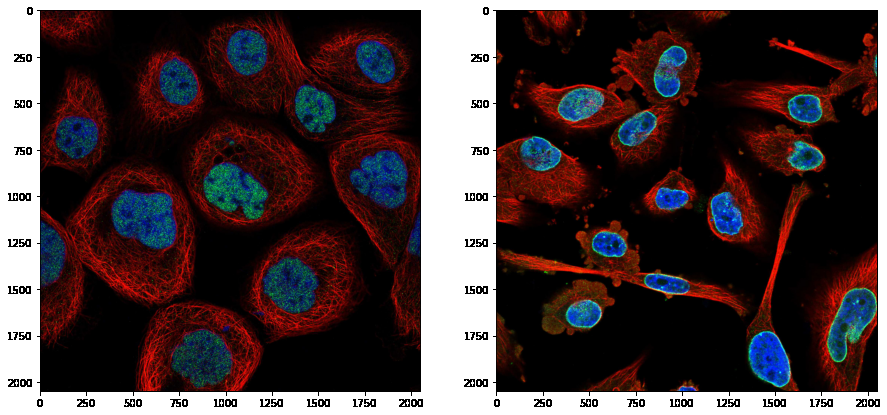
#> input picture assets/witz/fluorescence-examples.png, 887 x 415 px
$ python -i segmentation.py   (imports and definitions only)
#> lines starting #> are read from the running program, lines starting #| are printed output that depends on the picture; after the words box and inside, x2 and y2 are one past the last pixel; in counts of white or black regions, pixels touching at a corner belong together
"""Classical *candidate* object segmentation for A02, not a cell-identity model.

No display normalization, hard-coded pixel size, biological replicates or magic
"accuracy" claims. Caller supplies a 2-D scientific array. All parameters are
explicit so training/holdout use the exact same algorithm.
"""
from __future__ import annotations

from dataclasses import asdict, dataclass

import numpy as np
from scipy import ndimage as ndi
from skimage import feature, filters, measure, morphology, segmentation


@dataclass(frozen=True)
class SegmentConfig:
    method: str = "otsu"                 # "otsu", "local", "manual"
    manual_threshold: float | None = None
    local_block_size: int = 31          # odd, >=3; only for "local"
    gaussian_sigma: float = 1.0
    min_area: int = 20
    opening_radius: int = 0
    closing_radius: int = 1
    foreground: str = "bright"         # "bright" or "dark"
    separate_touching: bool = False
    peak_min_distance: int = 5
    clear_border: bool = False


def _validated_config(config: SegmentConfig, shape: tuple[int, int]) -> None:
    if config.method not in ("otsu", "local", "manual"):
        raise ValueError("method must be otsu, local or manual")
    if config.foreground not in ("bright", "dark"):
        raise ValueError("foreground must be bright or dark")
    if config.method == "manual" and (
        config.manual_threshold is None
        or not np.isfinite(config.manual_threshold)
    ):
        raise ValueError("manual method requires a finite manual_threshold")
    if config.gaussian_sigma < 0 or not np.isfinite(config.gaussian_sigma):
        raise ValueError("gaussian_sigma must be nonnegative and finite")
    if config.min_area < 1 or config.peak_min_distance < 1:
        raise ValueError("min_area and peak_min_distance must be >=1")
    if min(config.opening_radius, config.closing_radius) < 0:
        raise ValueError("morphology radii must be nonnegative")
    if config.local_block_size < 3 or config.local_block_size % 2 == 0:
        raise ValueError("local_block_size must be odd and >=3")
    if config.method == "local" and min(shape) < config.local_block_size:
        raise ValueError("local_block_size exceeds shortest image dimension")


def segment(image: np.ndarray, config: SegmentConfig = SegmentConfig()
            ) -> tuple[np.ndarray, dict]:
    """Return 2-D uint32 instance labels plus provenance-safe diagnostics.

    Connected regions may be touching/split, and labels are *candidates* only.
    Nonfinite pixels are excluded, not implicitly treated as biological zero.
    """
    arr = np.asarray(image)
    if arr.ndim != 2 or arr.size == 0 or arr.dtype.kind not in "uif":
        raise ValueError("Expected a nonempty numeric 2-D image")
    _validated_config(config, arr.shape)
    finite = np.isfinite(arr)
    if not np.any(finite):
        raise ValueError("Image has no finite pixels")
    values = arr.astype(np.float64, copy=True)
    fill = float(np.median(values[finite]))
    values[~finite] = fill
    # Invert only the polarity comparison, not the original intensity units.
    if config.gaussian_sigma:
        smooth = filters.gaussian(values, sigma=config.gaussian_sigma,
                                  preserve_range=True)
    else:
        smooth = values

    constant = bool(np.ptp(smooth[finite]) <= 0)
    if constant and config.method != "manual":
        mask = np.zeros(arr.shape, dtype=bool)
        threshold = None
    elif config.method == "local":
        threshold = filters.threshold_local(smooth, block_size=config.local_block_size)
        mask = smooth > threshold if config.foreground == "bright" else smooth < threshold
    else:
        threshold = (float(config.manual_threshold) if config.method == "manual"
                     else float(filters.threshold_otsu(smooth[finite])))
        mask = smooth > threshold if config.foreground == "bright" else smooth < threshold
    mask &= finite
    if config.opening_radius:
        mask = morphology.binary_opening(mask, morphology.disk(config.opening_radius))
    if config.closing_radius:
        mask = morphology.binary_closing(mask, morphology.disk(config.closing_radius))
    # Restore nonfinite exclusions *after* morphology as well.
    mask &= finite
    mask = morphology.remove_small_objects(mask, min_size=config.min_area)

    if not np.any(mask):
        labels = np.zeros(arr.shape, dtype=np.uint32)
    elif config.separate_touching:
        distance = ndi.distance_transform_edt(mask)
        coordinates = feature.peak_local_max(
            distance, min_distance=config.peak_min_distance,
            labels=mask.astype(np.uint8), exclude_border=False
        )
        markers = np.zeros(mask.shape, dtype=np.int32)
        for index, (y, x) in enumerate(coordinates, 1):
            markers[y, x] = index
        if not coordinates.size:
            markers, _ = ndi.label(mask)
        labels = segmentation.watershed(-distance, markers, mask=mask)
        labels = morphology.remove_small_objects(labels, min_size=config.min_area)
    else:
        labels = measure.label(mask, connectivity=1)
    if config.clear_border:
        labels = segmentation.clear_border(labels)
    labels, _, _ = segmentation.relabel_sequential(labels)
    labels = labels.astype(np.uint32, copy=False)
    regions = measure.regionprops(labels)
    diagnostics = {
        "schema_version": "bps.advanced.segmentation.v1",
        "parameters": asdict(config),
        "input_shape_yx": list(arr.shape),
        "input_dtype": str(arr.dtype),
        "nonfinite_pixels": int((~finite).sum()),
        "threshold": None if threshold is None else (
            {"kind": "local_map", "minimum": float(np.min(threshold)),
             "maximum": float(np.max(threshold))}
            if isinstance(threshold, np.ndarray) else float(threshold)
        ),
        "constant_image": constant,
        "candidate_count": len(regions),
        "candidate_areas_px": [int(region.area) for region in regions],
        "foreground_fraction": float(np.count_nonzero(labels) / arr.size),
        "biological_identity_verified": False,
    }
    return labels, diagnostics


def region_table(labels: np.ndarray) -> list[dict]:
    """Pixel-space region geometry; no inferred physical units."""
    out = []
    for region in measure.regionprops(np.asarray(labels)):
        out.append({
            "label": int(region.label), "area_px": int(region.area),
            "centroid_y": float(region.centroid[0]),
            "centroid_x": float(region.centroid[1]),
            "min_row": int(region.bbox[0]), "min_col": int(region.bbox[1]),
            "max_row_exclusive": int(region.bbox[2]),
            "max_col_exclusive": int(region.bbox[3]),
        })
    return out

>>> import cv2
>>> picture = cv2.imread('../../../assets/witz/fluorescence-examples.png', cv2.IMREAD_GRAYSCALE)
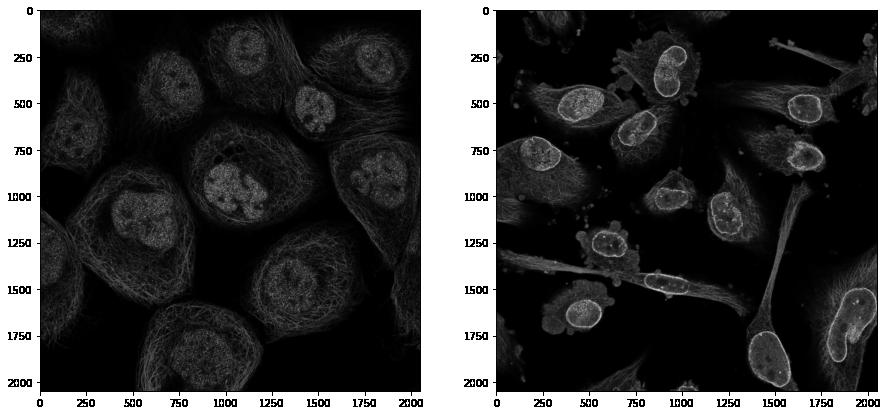
#> picture: shape (415, 887); min 0, max 255, mean 64.4
>>> result = segment(picture)
#> in segment, `finite = np.isfinite(arr)`: finite: shape (415, 887) bool; every value is 1
#> in segment, `fill = float(np.median(values[finite]))`: fill = 17
#> in segment, `constant = bool(np.ptp(smooth[finite]) <= 0)`: constant = False
#> in segment, `threshold = (float(config.manual_threshold) if config.method == "manua..`: threshold = 133
#> in segment, `mask = smooth > threshold if config.foreground == "bright" else smooth..`:
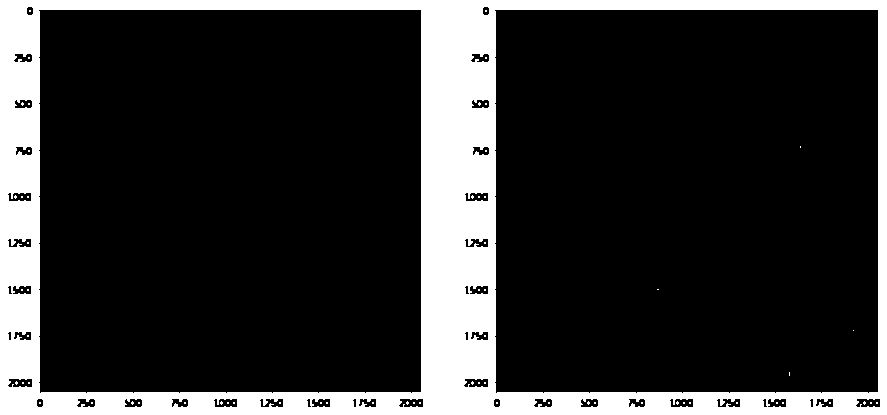
#> mask: shape (415, 887) bool; 19.7% white; 65 white regions (64 under 20 px), largest, box (x1, y1, x2, y2) and area: (0, 0, 887, 415) 72307
#> in segment, `mask = morphology.binary_closing(mask, morphology.disk(config.closing_..`:
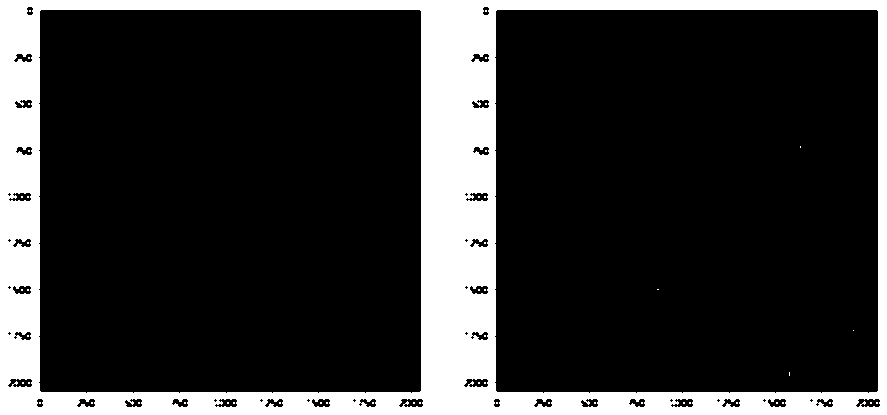
#> mask: shape (415, 887) bool; 19.9% white; 53 white regions (52 under 20 px), largest, box (x1, y1, x2, y2) and area: (0, 0, 887, 415) 72991
#> in segment, `mask = morphology.remove_small_objects(mask, min_size=config.min_area)`:
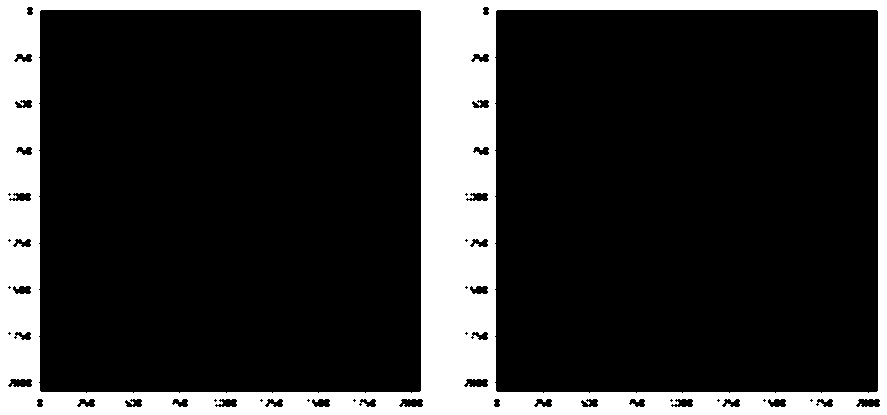
#> mask: shape (415, 887) bool; 19.8% white; 1 white region, box (x1, y1, x2, y2) and area: (0, 0, 887, 415) 72955
#> in segment, `labels = measure.label(mask, connectivity=1)`: labels: shape (415, 887) int32; values 0 (black) and 1 (white), 19.8% white; 1 white region
#> in segment, `regions = measure.regionprops(labels)`: regions = 1 regions; box (x1, y1, x2, y2) and area: (0, 0, 887, 415) 72955

$ run again, on assets/witz/fluorescence-single.png
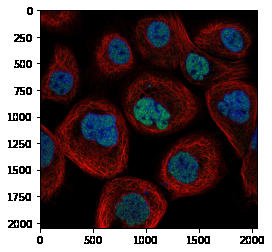
#> input picture assets/witz/fluorescence-single.png, 272 x 252 px
#> finite: shape (252, 272) bool; every value is 1
#> fill = 25
#> in segment, `smooth = filters.gaussian(values, sigma=config.gaussian_sigma, preserv..`:
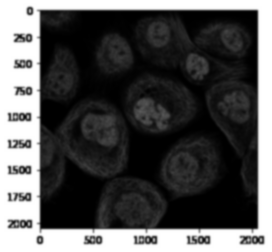
#> smooth: shape (252, 272) float64; min 0, max 255, mean 84.2
#> constant = False
#> threshold = 133
#> in segment, `mask = morphology.remove_small_objects(mask, min_size=config.min_area)`:
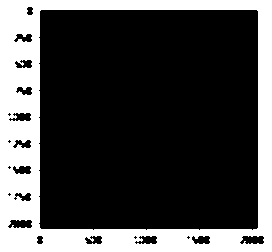
#> mask: shape (252, 272) bool; 28.2% white; 1 white region, box (x1, y1, x2, y2) and area: (0, 0, 272, 252) 19336
#> labels: shape (252, 272) int32; values 0 (black) and 1 (white), 28.2% white; 1 white region
#> regions = 1 regions; box (x1, y1, x2, y2) and area: (0, 0, 272, 252) 19336
